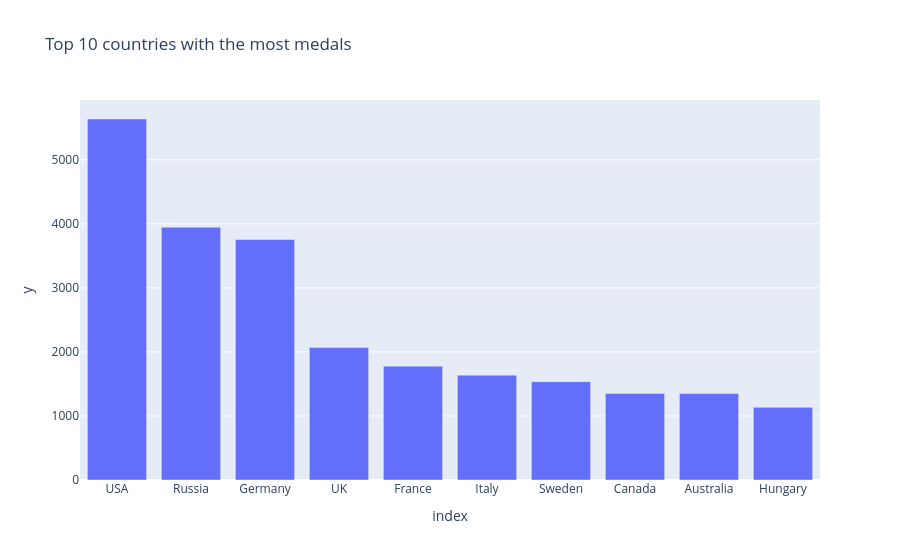

The notebook cell saved with this chart:
### Code cell
# Assign top 10 winningest countries table to a variable
winningestTop10_df = df["Country"].value_counts()[:10]
# Visualize the table as a bar chart
px.bar(
    winningestTop10_df,
    x=winningestTop10_df.index,
    y=winningestTop10_df.values,
    title="Top 10 countries with the most medals"
)

### Figure 1 — Plotly figure (JSON) as saved in the notebook; plotly's stock layout.template omitted (floating-point values rounded to 4 significant figures)
{"data": [{"alignmentgroup": "True", "hovertemplate": "index=%{x}<br>y=%{y}<extra></extra>", "legendgroup": "", "marker": {"color": "#636efa", "pattern": {"shape": ""}}, "name": "", "offsetgroup": "", "orientation": "v", "showlegend": false, "textposition": "auto", "type": "bar", "x": ["USA", "Russia", "Germany", "UK", "France", "Italy", "Sweden", "Canada", "Australia", "Hungary"], "xaxis": "x", "y": [5637, 3947, 3756, 2068, 1777, 1637, 1536, 1352, 1349, 1135], "yaxis": "y"}], "layout": {"autosize": true, "barmode": "relative", "legend": {"tracegroupgap": 0}, "title": {"text": "Top 10 countries with the most medals"}, "xaxis": {"anchor": "y", "autorange": true, "domain": [0, 1], "range": [-0.5, 9.5], "title": {"text": "index"}, "type": "category"}, "yaxis": {"anchor": "x", "autorange": true, "domain": [0, 1], "range": [0, 5934.0], "title": {"text": "y"}, "type": "linear"}}}
